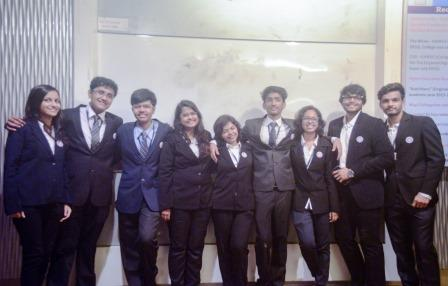
#> input picture test.jpg, 448 x 286 px
$ jupyter execute Haar+Cascade+Face+detection.ipynb   (shell and % lines are left out)
#> lines starting #> are read from the running program, lines starting #| are printed output that depends on the picture; after the words box and inside, x2 and y2 are one past the last pixel; in counts of white or black regions, pixels touching at a corner belong together
[cell 1]
#import required libraries
#import OpenCV library
import cv2
#import matplotlib library
import matplotlib.pyplot as plt
#importing time library for speed comparisons of both classifiers
import time

[cell 2]
def convertToRGB(img):
    return cv2.cvtColor(img, cv2.COLOR_BGR2RGB)

[cell 3]
#load test iamge
test1 = cv2.imread('test.jpg')
#> test1 is the input picture: shape (286, 448, 3); mean B, G, R 123.1, 112.4, 119

[cell 4]
#convert the test image to gray image as opencv face detector expects gray images
gray_img = cv2.cvtColor(test1, cv2.COLOR_BGR2GRAY)
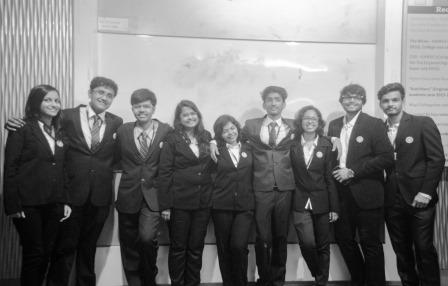
#> gray_img: shape (286, 448); min 1, max 255, mean 115.6

[cell 5]
plt.imshow(test1, cmap='gray')

[cell 6]
#load cascade classifier training file for haarcascade
haar_face_cascade = cv2.CascadeClassifier('C:\Anaconda3\Library\etc\haarcascades\haarcascade_frontalface_alt.xml')

[cell 7]
#let's detect multiscale (some images may be closer to camera than others) images
# The value of scalefactor is decided after several experimentations manually
# Todo: Find a solution so that the manual adjustments are reduced.

faces = haar_face_cascade.detectMultiScale(gray_img, scaleFactor=1.006, minNeighbors=10);
#> faces = [[262, 91, 24, 24], [341, 89, 23, 23], [378, 90, 26, 26], [40, 91, 24, 24], [131, 97, 24, 24], [178, 106, 22, 22], [299, 110, 22, 22], [219, 121, 21, 21], [92, 84, 26, 26]]

[cell 8]
print('Faces found: ', len(faces))
#| Faces found:  9

[cell 9]
#go over list of faces and draw them as rectangles on original colored img
for(x, y, w, h) in faces:
    cv2.rectangle(test1, (x, y), (x+w, y+h), (0, 255, 0), 2)
#> this loop made 9 passes
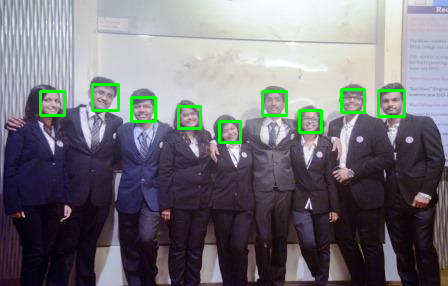
#> test1: shape (286, 448, 3); 1.96% of pixels changed, all inside (x1, y1, x2, y2) = (39, 83, 406, 144)

[cell 10]
plt.close()
#convert image to RGB and show image
plt.imshow(convertToRGB(test1))
